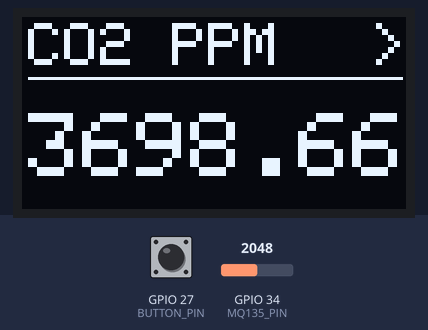
Simulated run of this sketch. Board: ESP32. Shown: 128×64 one-colour display. The test bench sets the inputs (shaded band); at power-on: GPIO 34 (MQ135_PIN) = 2048, GPIO 27 (BUTTON_PIN) HIGH. WiFi joins after 1.5 s; servers stay silent unless stated; uploads are accepted with an empty reply; what the sketch prints to the serial monitor is not drawn.

Above: at 3.2 s.
3.3 s: GPIO 34 (MQ135_PIN) set to 4095
At 5.0 s:
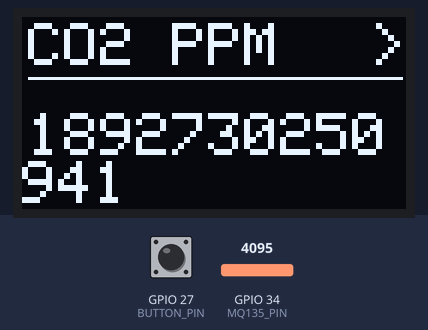
5.5 s: GPIO 27 (BUTTON_PIN) pulled LOW for 3.2 s
At 7.7 s:
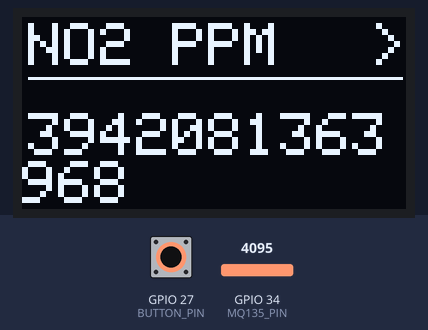
10.2 s: GPIO 34 (MQ135_PIN) set to 3603
At 11.3 s:
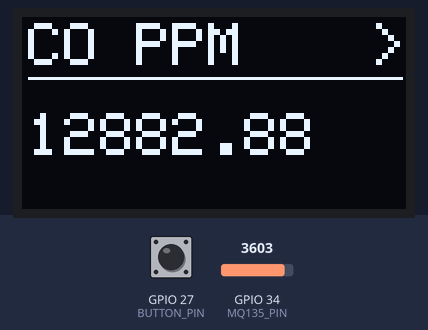
12.3 s: GPIO 27 (BUTTON_PIN) pulled LOW for 0.9 s
At 13.7 s:
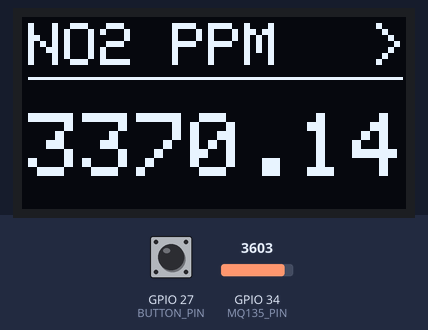
14.7 s: GPIO 34 (MQ135_PIN) set to 2866
At 16.9 s:
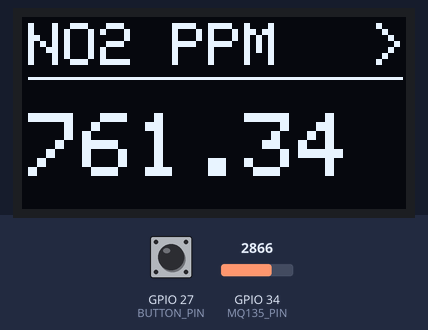
Timing chart, 0 to 18.2 s (numbered marks = the images above; inputs shaded):
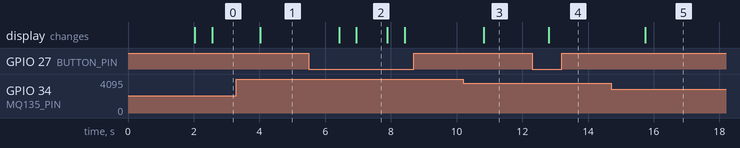

The sketch:

sketch_mar19a.ino
```cpp
// ESP32 + MQ135 + OLED + Supabase Integration
#include <WiFi.h>
#include <HTTPClient.h>
#include <ArduinoJson.h>
#include <Wire.h>
#include <Adafruit_GFX.h>
#include <Adafruit_SSD1306.h>

#define SCREEN_WIDTH 128
#define SCREEN_HEIGHT 64
#define MQ135_PIN 34
#define BUTTON_PIN 27
#define RLOAD 22.0
#define RZERO 76.63

const char* ssid = "vivo 1904";
const char* password = "PUJAN9647";


const char* supabaseUrl = "https://xrhopfxrspyfbbobrdzr.supabase.co/rest/v1/ppm_data";
const char* apiKey = "eyJhbGciOiJIUzI1NiIsInR5cCI6IkpXVCJ9.eyJpc3MiOiJzdXBhYmFzZSIsInJlZiI6InhyaG9wZnhyc3B5ZmJib2JyZHpyIiwicm9sZSI6ImFub24iLCJpYXQiOjE3NDI0NTA4MDAsImV4cCI6MjA1ODAyNjgwMH0.PctRwNfEwzwOmZzkJhR-sfXlhxs_3PsgTjvFZR2G7Bg";
const char* Authorization_key = "eyJhbGciOiJIUzI1NiIsInR5cCI6IkpXVCJ9.eyJpc3MiOiJzdXBhYmFzZSIsInJlZiI6InhyaG9wZnhyc3B5ZmJib2JyZHpyIiwicm9sZSI6InNlcnZpY2Vfcm9sZSIsImlhdCI6MTc0MjQ1MDgwMCwiZXhwIjoyMDU4MDI2ODAwfQ.BBbA2do-Hx4sq_hsqLVyrttbjhKfuWiFNdH1M0wtKwI";

Adafruit_SSD1306 display(SCREEN_WIDTH, SCREEN_HEIGHT, &Wire, -1);

const char* gases[] = {"CO2 PPM", "CO PPM", "NO2 PPM"};
int gasIndex = 0;

float getPPM(float sensorValue, float a, float b) {

    float sensorVoltage = sensorValue * (3.3 / 4095.0);
    float sensorResistance = (3.3 - sensorVoltage) * RLOAD / sensorVoltage;
    float ratio = sensorResistance / RZERO;
    return a * pow(ratio, b);
}
void sendToSupabase(float co2_ppm, float co_ppm, float no2_ppm) {
    if (WiFi.status() == WL_CONNECTED) {
        HTTPClient http;
        http.begin(supabaseUrl);
        http.addHeader("Content-Type", "application/json");
        http.addHeader("apikey", apiKey);
        http.addHeader("Authorization", String("Bearer ") + Authorization_key);

        StaticJsonDocument<200> jsonDoc;
        jsonDoc["co2_ppm"] = co2_ppm;
        jsonDoc["co_ppm"] = co_ppm;
        jsonDoc["no2_ppm"] = no2_ppm;

        String jsonData;
        serializeJson(jsonDoc, jsonData);

        Serial.println("\n--- Sending Data to ppm_data Table ---");
        Serial.println(jsonData);

        int httpResponseCode = http.POST(jsonData);
        Serial.print("Supabase Response Code: ");
        Serial.println(httpResponseCode);

        if (httpResponseCode > 0) {
            String response = http.getString();
            Serial.println("Response Received:");
            Serial.println(response);
        } else {
            Serial.println("Error in HTTP request!");
        }

        http.end();

        // Send data to training_data table
        HTTPClient httpTraining;
        const char* trainingDataUrl = "https://xrhopfxrspyfbbobrdzr.supabase.co/rest/v1/training_data";
        httpTraining.begin(trainingDataUrl);
        httpTraining.addHeader("Content-Type", "application/json");
        httpTraining.addHeader("apikey", apiKey);
        httpTraining.addHeader("Authorization", String("Bearer ") + Authorization_key);

        StaticJsonDocument<100> trainingJson;
        trainingJson["co2_ppm"] = co2_ppm;
        trainingJson["processed"] = false;

        String trainingJsonData;
        serializeJson(trainingJson, trainingJsonData);

        Serial.println("\n--- Sending Data to training_data Table ---");
        Serial.println(trainingJsonData);

        int trainingHttpResponseCode = httpTraining.POST(trainingJsonData);
        Serial.print("Training Data Response Code: ");
        Serial.println(trainingHttpResponseCode);

        if (trainingHttpResponseCode > 0) {
            String trainingResponse = httpTraining.getString();
            Serial.println("Training Response Received:");
            Serial.println(trainingResponse);
        } else {
            Serial.println("Error in HTTP request!");
        }

        httpTraining.end();
    } else {
        Serial.println("WiFi Disconnected!");
    }
}


void setup() {
    Serial.begin(115200);
    WiFi.begin(ssid, password);

    while (WiFi.status() != WL_CONNECTED) {
        delay(1000);
        Serial.print(".");
    }
    Serial.println("\nConnected to WiFi");

    pinMode(BUTTON_PIN, INPUT_PULLUP);

    if (!display.begin(SSD1306_SWITCHCAPVCC, 0x3C)) {
        Serial.println("SSD1306 allocation failed");
        while (true);
    }

    display.clearDisplay();
    display.setTextColor(SSD1306_WHITE);
    Serial.println("MQ-135 Sensor Initialized...");
}

void loop() {
    static unsigned long lastSwitchTime = 0;
    static unsigned long lastSendTime = 0;
    int sensorValue = analogRead(MQ135_PIN);

    delay(500);

    float co2_ppm = getPPM(sensorValue, 116.6020682, -2.769034857);
    float co_ppm = getPPM(sensorValue, 100.0, -1.5);
    float no2_ppm = getPPM(sensorValue, 50.0, -1.3);

    // Button debounce set to 500ms
    if (digitalRead(BUTTON_PIN) == LOW && millis() - lastSwitchTime > 500) {
        gasIndex = (gasIndex + 1) % 3;
        lastSwitchTime = millis();
    }

    // Update display immediately (no delay)
    display.clearDisplay();
    display.setTextSize(2);
    display.setCursor(2, 2);
    display.print(gases[gasIndex]);

    display.setTextSize(2);
    display.setCursor(SCREEN_WIDTH - 12, 2);
    display.print(">");

    display.drawLine(2, 20, 126, 20, SSD1306_WHITE);

    char formattedPPM[14];
    float currentPPM = (gasIndex == 0) ? co2_ppm : (gasIndex == 1) ? co_ppm : no2_ppm;
    snprintf(formattedPPM, sizeof(formattedPPM), "%.2f", currentPPM);

    int valueLength = strlen(formattedPPM);
    int textSize = (valueLength <= 5) ? 4 : (valueLength <= 7) ? 3 : 2;
    display.setTextSize(textSize);

    display.setCursor(2, (SCREEN_HEIGHT - 20) / 2 + 10);
    display.print(formattedPPM);

    display.display();

    // Send all data every 2500ms
    if (millis() - lastSendTime >= 1000) {
        Serial.println("Sending all gas data...");
        sendToSupabase(co2_ppm, co_ppm, no2_ppm);
        lastSendTime = millis();
    }
}
```

Measured:
- after the input at 3.3 s, the display: changes after 0.72 s (image 1)
- after the input at 5.5 s, the display: first changes after 0.93 s (image 2 shows a later state)
- after the input at 10.2 s, the display: changes after 0.62 s (image 3)
- after the input at 12.3 s, the display: changes after 0.51 s (image 4)
- after the input at 14.7 s, the display: changes after 1.0 s (image 5)
- what the display in image 2 shows lasts 0.9 s, from 7.0 s to 7.9 s
